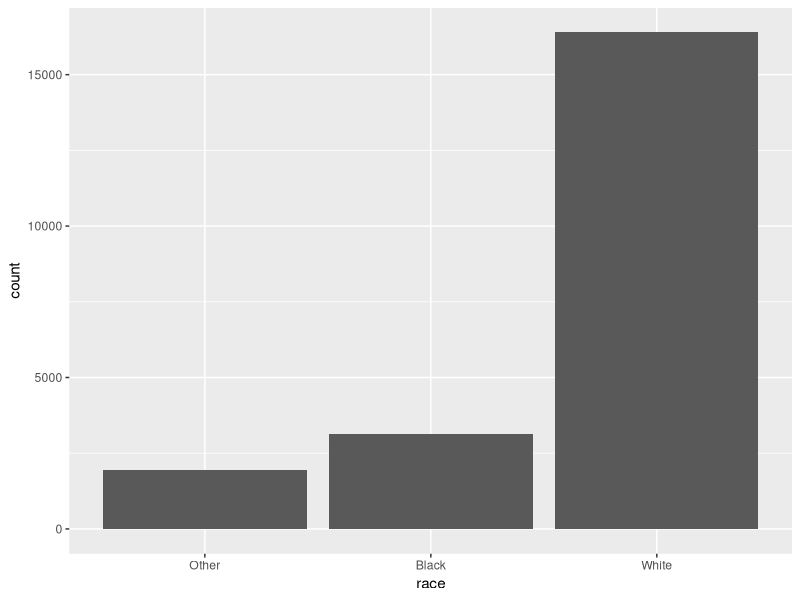
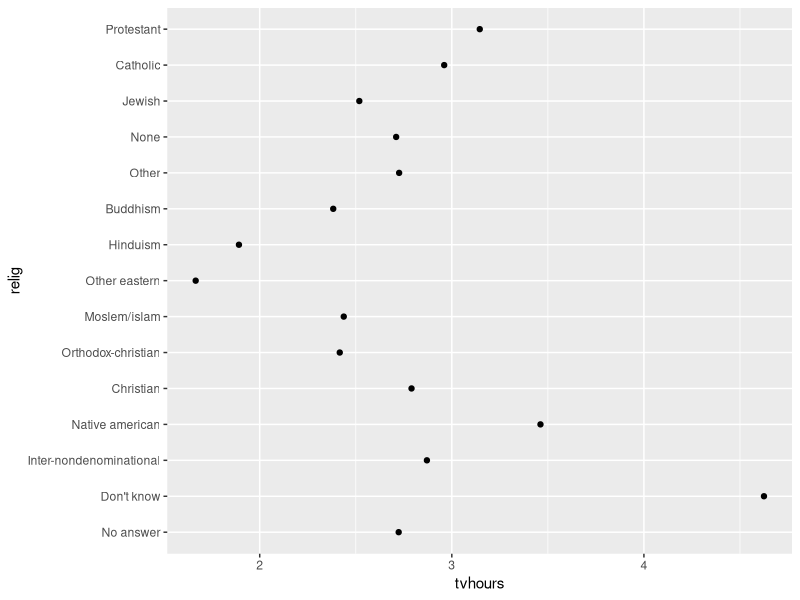
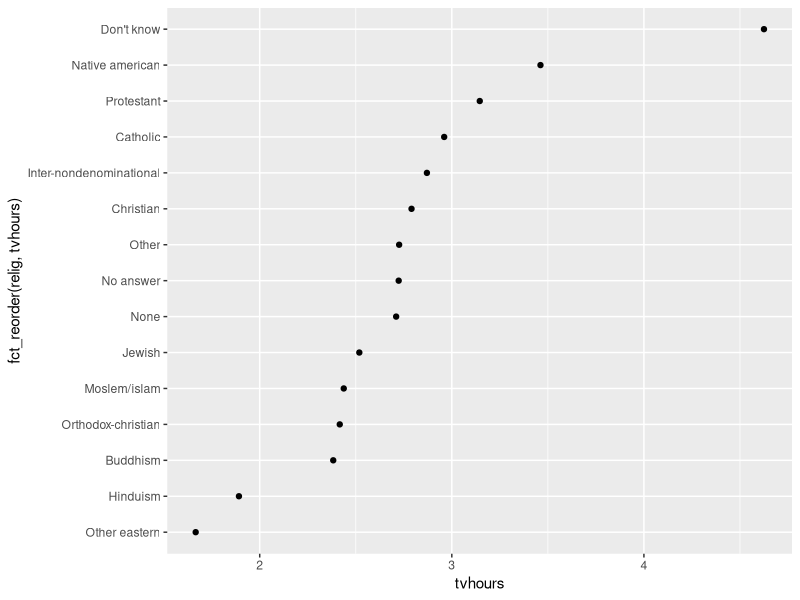

Recreate these plots in R, in order. (Note: this script raises an error after producing the figures.)
###########################
##        Chapter 15     ##
##         Factors       ## 
###########################

# Working through Hadley Wickham's R for Data Science 
# Section 2, Chapter 15
# Fisher Ankney 


library('tidyverse')
library('forcats')

# 'for catagorical data'

# creating factors 

# my variable recording months
x1 <- c("Dec", "Apr", "Jan", "Mar")

# creating a months factor
month_levels <- c(
  "Jan", "Feb", "Mar", "Apr", "May", "Jun", 
  "Jul", "Aug", "Sep", "Oct", "Nov", "Dec"
)
# factor variable x1, by levels = month_levels
y1 <- factor(x1, levels = month_levels)   
y1                                      
sort(y1)

# if you omit factor( levels = ) they'll sort alphabetical


## rest of the chapter will use 
gss_cat

## how many races are recorded?
gss_cat %>%
  count(race)

ggplot(gss_cat, aes(race)) +
  geom_bar()

## lets explore regular income 
gss_cat %>%
  count(rincome)

gss_cat %>%
  count(relig)

## arranging hours of tv watched by religion
relig_summary <- gss_cat %>%
  group_by(relig) %>%
  summarise(
    age = mean(age, na.rm = TRUE),
    tvhours = mean(tvhours, na.rm = TRUE),
    n = n()
  )

ggplot(relig_summary, aes(tvhours, relig)) + geom_point()
# well this is pretty hard to read, lets reorder the religions
# by how many hours of tv they watch then plot again
ggplot(relig_summary, aes(tvhours, fct_reorder(relig, tvhours))) +
  geom_point()
# factor reordering: fct_reorder(group, re-order-by-variable)

fct_reorder() # should only be used for factors that are arbitrarly ordered
fct_relevel() # takes factor, then pulls whatever levels you tell it to the front


